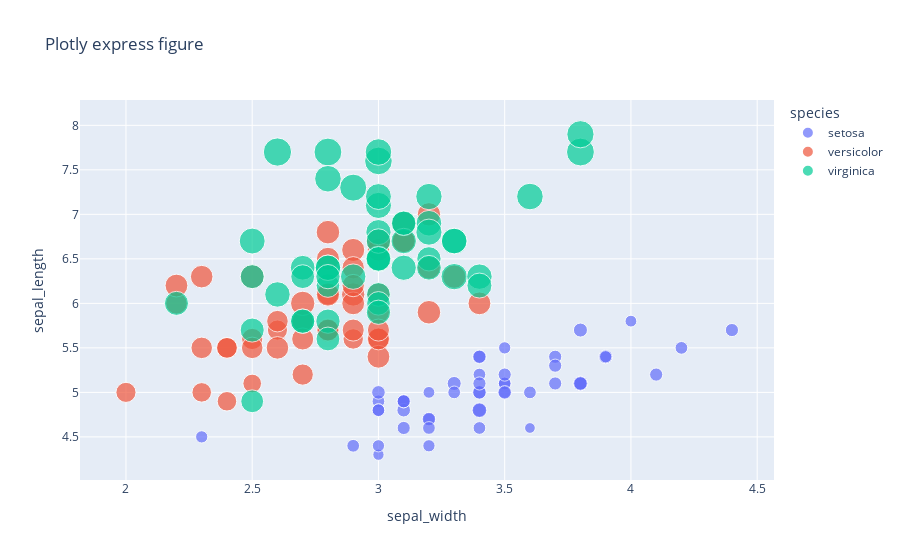

Notebook source saved alongside this figure:
### Code cell
fig = px.scatter(data_px, x='sepal_width', y='sepal_length', title='Plotly express figure', color='species', size='petal_length')
fig.show()

### Figure 1 — Plotly figure (JSON) as saved in the notebook; plotly's stock layout.template omitted (floating-point values rounded to 4 significant figures)
{"data": [{"hovertemplate": "species=setosa<br>sepal_width=%{x}<br>sepal_length=%{y}<br>petal_length=%{marker.size}<extra></extra>", "legendgroup": "setosa", "marker": {"color": "#636efa", "size": [1.4, 1.4, 1.3, 1.5, 1.4, 1.7, 1.4, 1.5, 1.4, 1.5, 1.5, 1.6, 1.4, 1.1, 1.2, 1.5, 1.3, 1.4, 1.7, 1.5, 1.7, 1.5, 1, 1.7, 1.9, 1.6, 1.6, 1.5, 1.4, 1.6, 1.6, 1.5, 1.5, 1.4, 1.5, 1.2, 1.3, 1.5, 1.3, 1.5, 1.3, 1.3, 1.3, 1.6, 1.9, 1.4, 1.6, 1.4, 1.5, 1.4], "sizemode": "area", "sizeref": 0.01725, "symbol": "circle"}, "mode": "markers", "name": "setosa", "orientation": "v", "showlegend": true, "type": "scatter", "x": [3.5, 3, 3.2, 3.1, 3.6, 3.9, 3.4, 3.4, 2.9, 3.1, 3.7, 3.4, 3, 3, 4, 4.4, 3.9, 3.5, 3.8, 3.8, 3.4, 3.7, 3.6, 3.3, 3.4, 3, 3.4, 3.5, 3.4, 3.2, 3.1, 3.4, 4.1, 4.2, 3.1, 3.2, 3.5, 3.1, 3, 3.4, 3.5, 2.3, 3.2, 3.5, 3.8, 3, 3.8, 3.2, 3.7, 3.3], "xaxis": "x", "y": [5.1, 4.9, 4.7, 4.6, 5, 5.4, 4.6, 5, 4.4, 4.9, 5.4, 4.8, 4.8, 4.3, 5.8, 5.7, 5.4, 5.1, 5.7, 5.1, 5.4, 5.1, 4.6, 5.1, 4.8, 5, 5, 5.2, 5.2, 4.7, 4.8, 5.4, 5.2, 5.5, 4.9, 5, 5.5, 4.9, 4.4, 5.1, 5, 4.5, 4.4, 5, 5.1, 4.8, 5.1, 4.6, 5.3, 5], "yaxis": "y"}, {"hovertemplate": "species=versicolor<br>sepal_width=%{x}<br>sepal_length=%{y}<br>petal_length=%{marker.size}<extra></extra>", "legendgroup": "versicolor", "marker": {"color": "#EF553B", "size": [4.7, 4.5, 4.9, 4, 4.6, 4.5, 4.7, 3.3, 4.6, 3.9, 3.5, 4.2, 4, 4.7, 3.6, 4.4, 4.5, 4.1, 4.5, 3.9, 4.8, 4, 4.9, 4.7, 4.3, 4.4, 4.8, 5, 4.5, 3.5, 3.8, 3.7, 3.9, 5.1, 4.5, 4.5, 4.7, 4.4, 4.1, 4, 4.4, 4.6, 4, 3.3, 4.2, 4.2, 4.2, 4.3, 3, 4.1], "sizemode": "area", "sizeref": 0.01725, "symbol": "circle"}, "mode": "markers", "name": "versicolor", "orientation": "v", "showlegend": true, "type": "scatter", "x": [3.2, 3.2, 3.1, 2.3, 2.8, 2.8, 3.3, 2.4, 2.9, 2.7, 2, 3, 2.2, 2.9, 2.9, 3.1, 3, 2.7, 2.2, 2.5, 3.2, 2.8, 2.5, 2.8, 2.9, 3, 2.8, 3, 2.9, 2.6, 2.4, 2.4, 2.7, 2.7, 3, 3.4, 3.1, 2.3, 3, 2.5, 2.6, 3, 2.6, 2.3, 2.7, 3, 2.9, 2.9, 2.5, 2.8], "xaxis": "x", "y": [7, 6.4, 6.9, 5.5, 6.5, 5.7, 6.3, 4.9, 6.6, 5.2, 5, 5.9, 6, 6.1, 5.6, 6.7, 5.6, 5.8, 6.2, 5.6, 5.9, 6.1, 6.3, 6.1, 6.4, 6.6, 6.8, 6.7, 6, 5.7, 5.5, 5.5, 5.8, 6, 5.4, 6, 6.7, 6.3, 5.6, 5.5, 5.5, 6.1, 5.8, 5, 5.6, 5.7, 5.7, 6.2, 5.1, 5.7], "yaxis": "y"}, {"hovertemplate": "species=virginica<br>sepal_width=%{x}<br>sepal_length=%{y}<br>petal_length=%{marker.size}<extra></extra>", "legendgroup": "virginica", "marker": {"color": "#00cc96", "size": [6, 5.1, 5.9, 5.6, 5.8, 6.6, 4.5, 6.3, 5.8, 6.1, 5.1, 5.3, 5.5, 5, 5.1, 5.3, 5.5, 6.7, 6.9, 5, 5.7, 4.9, 6.7, 4.9, 5.7, 6, 4.8, 4.9, 5.6, 5.8, 6.1, 6.4, 5.6, 5.1, 5.6, 6.1, 5.6, 5.5, 4.8, 5.4, 5.6, 5.1, 5.1, 5.9, 5.7, 5.2, 5, 5.2, 5.4, 5.1], "sizemode": "area", "sizeref": 0.01725, "symbol": "circle"}, "mode": "markers", "name": "virginica", "orientation": "v", "showlegend": true, "type": "scatter", "x": [3.3, 2.7, 3, 2.9, 3, 3, 2.5, 2.9, 2.5, 3.6, 3.2, 2.7, 3, 2.5, 2.8, 3.2, 3, 3.8, 2.6, 2.2, 3.2, 2.8, 2.8, 2.7, 3.3, 3.2, 2.8, 3, 2.8, 3, 2.8, 3.8, 2.8, 2.8, 2.6, 3, 3.4, 3.1, 3, 3.1, 3.1, 3.1, 2.7, 3.2, 3.3, 3, 2.5, 3, 3.4, 3], "xaxis": "x", "y": [6.3, 5.8, 7.1, 6.3, 6.5, 7.6, 4.9, 7.3, 6.7, 7.2, 6.5, 6.4, 6.8, 5.7, 5.8, 6.4, 6.5, 7.7, 7.7, 6, 6.9, 5.6, 7.7, 6.3, 6.7, 7.2, 6.2, 6.1, 6.4, 7.2, 7.4, 7.9, 6.4, 6.3, 6.1, 7.7, 6.3, 6.4, 6, 6.9, 6.7, 6.9, 5.8, 6.8, 6.7, 6.7, 6.3, 6.5, 6.2, 5.9], "yaxis": "y"}], "layout": {"autosize": true, "legend": {"itemsizing": "constant", "title": {"text": "species"}, "tracegroupgap": 0}, "title": {"text": "Plotly express figure"}, "xaxis": {"anchor": "y", "autorange": true, "domain": [0, 1], "range": [1.829, 4.559], "title": {"text": "sepal_width"}, "type": "linear"}, "yaxis": {"anchor": "x", "autorange": true, "domain": [0, 1], "range": [3.978, 8.367], "title": {"text": "sepal_length"}, "type": "linear"}}}
